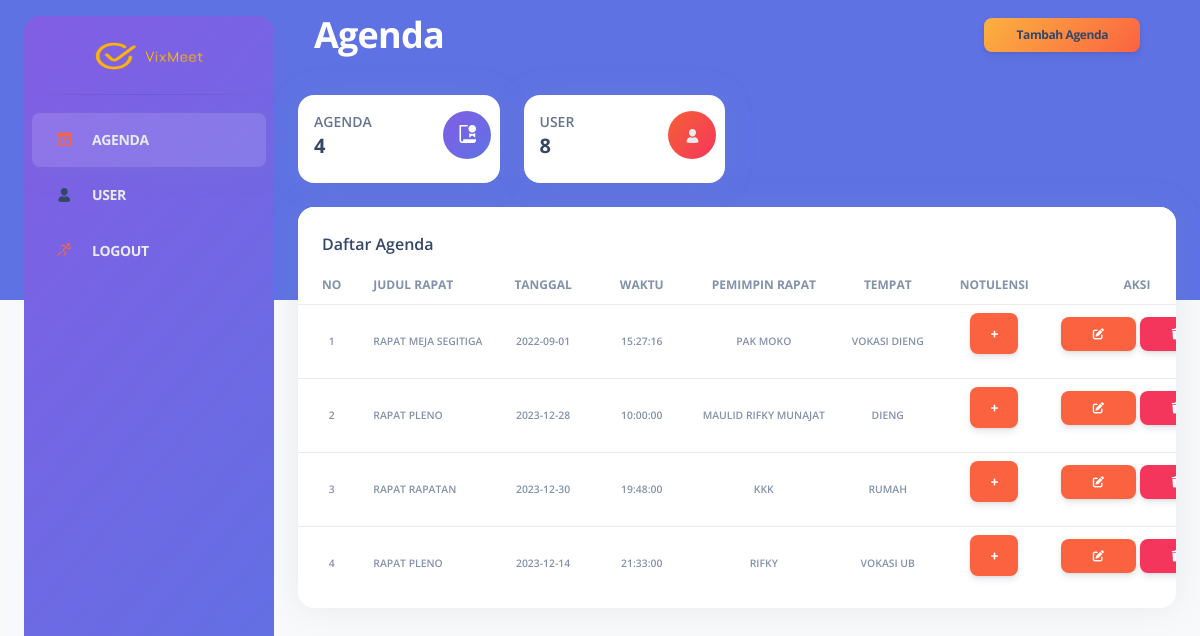
Page /pages/dashboard.php on the committed database.
### tables this page shows
CREATE TABLE `agenda` (
  `id_rapat` int(11) NOT NULL,
  `judul_rapat` varchar(255) NOT NULL,
  `tanggal` date NOT NULL,
  `waktu` time NOT NULL,
  `pimpinan_rapat` varchar(255) NOT NULL,
  `tempat` varchar(255) NOT NULL,
  `hasil_rapat` text NOT NULL,
  `undangan_data` mediumblob DEFAULT NULL,
  `dokumentasi_data` mediumblob DEFAULT NULL,
  `presensi_data` mediumblob DEFAULT NULL
);

### pages/dashboard.php (the view, shortened to what this page needs)
<?php
include('../backend/koneksi.php');
$sql = "SELECT COUNT(*) AS user_count FROM user";
$result = $koneksi->query($sql);
if ($result->num_rows > 0) {
    $row = $result->fetch_assoc();
    $userCount = $row['user_count'];
} else {
    $userCount = 0;
}
$agendaCountSql = "SELECT COUNT(*) AS agenda_count FROM agenda";
$agendaCountResult = $koneksi->query($agendaCountSql);
$agendaCount = 0;
if ($agendaCountResult->num_rows > 0) {
    $agendaCountRow = $agendaCountResult->fetch_assoc();
    $agendaCount = $agendaCountRow['agenda_count'];
} else {
  $agendaCount = 0;
}
?>
<!DOCTYPE html>
<html lang="en">
<head>
  <link href="../assets/css/nucleo-icons.css" rel="stylesheet" />
  <link href="../assets/css/nucleo-svg.css" rel="stylesheet" />
  <link href="../assets/css/nucleo-svg.css" rel="stylesheet" />
  <link id="pagestyle" href="../assets/css/argon-dashboard.css?v=2.0.4" rel="stylesheet" />
</head>
<body class="g-sidenav-show   bg-gray-100 ">
  <aside class="sidenav bg-gradient-primary navbar navbar-vertical navbar-expand-xs border-0 border-radius-xl my-3 fixed-start ms-4 " id="sidenav-main">
    <div class="sidenav-header">
      <a class="navbar-brand m-0" href="dashboard.php" target="_blank">
        <center><img src="../assets/img/Logo.png" class="navbar-brand-img h-100" alt="main_logo" width="110px" height="100px"></center>
      </a>
    </div>
    <hr class="horizontal dark mt-0">
    <div class="collapse navbar-collapse  w-auto " id="sidenav-collapse-main">
      <ul class="navbar-nav">
        <li class="nav-item">
          <a class="nav-link active" href="../pages/dashboard.php">
            <div class="icon icon-shape icon-sm border-radius-md text-center me-2 d-flex align-items-center justify-content-center">
              <i class="ni ni-calendar-grid-58 text-warning text-sm opacity-10"></i>
            </div>
            <span class="nav-link-text ms-1 text-light text-uppercase"><strong>agenda</strong></span>
          </a>
        </li>
        <li class="nav-item">
          <a class="nav-link " href="../pages/user.php">
            <div class="icon icon-shape icon-sm border-radius-md text-center me-2 d-flex align-items-center justify-content-center">
              <i class="ni ni-single-02 text-dark text-sm opacity-10"></i>
            </div>
            <span class="nav-link-text ms-1 text-light text-uppercase"><strong>User</strong></span>
          </a>
        </li>
        <li class="nav-item">
          <a class="nav-link " href="../pages/login.php">
            <div class="icon icon-shape icon-sm border-radius-md text-center me-2 d-flex align-items-center justify-content-center">
              <i class="ni ni-user-run text-warning text-sm opacity-10"></i>
            </div>
            <span class="nav-link-text ms-1 text-light text-uppercase"><strong>Logout</strong></span>
          </a>
        </li>
      </ul>
    </div>
  </aside>
  <main class="main-content position-relative border-radius-lg ">
    <nav class="navbar navbar-main navbar-expand-lg px-0 mx-4 shadow-none border-radius-xl " id="navbarBlur" data-scroll="false">
      <div class="container-fluid py-1 px-3">
        <nav aria-label="breadcrumb">
          <h2 class="font-weight-bolder text-white mb-0">Agenda</h2>
        </nav>
        <div class="d-flex">
          <ul class="navbar-nav d-lg-block d-none">
            <li class="nav-item">
              <a href="tambah_agenda.php" class="btn btn-sm mb-0 me-1 bg-gradient-warning text-dark">Tambah Agenda</a>
            </li>
          </ul>
        <div class="collapse navbar-collapse mt-sm-0 mt-2 me-md-0 me-sm-4" id="navbar">
        </div>
      </div>
    </div>
    </nav>
    <div class="container-fluid py-4">
      <div class="row">
        <div class="col-xl-3 col-sm-6 mb-xl-0 mb-4">
          <div class="card">
            <div class="card-body p-3">
              <div class="row">
                <div class="col-8">
                  <div class="numbers">
                    <p class="text-sm mb-0 text-uppercase font-weight-bold">Agenda</p>
                    <h5 class="font-weight-bolder">
                    <?php echo $agendaCount; ?>
                    </h5>
                  </div>
                </div>
                <div class="col-4 text-center">
                  <div class="icon icon-shape bg-gradient-primary shadow-primary text-center rounded-circle ">
                    <i class="ni ni-paper-diploma text-lg opacity-10" aria-hidden="true"></i>
                  </div>
                </div>
              </div>
            </div>
          </div>
        </div>
        <div class="col-xl-3 col-sm-6 mb-xl-0 mb-4">
    <div class="card">
        <div class="card-body p-3">
            <div class="row">
                <div class="col-8">
                    <div class="numbers">
                        <p class="text-sm mb-0 text-uppercase font-weight-bold">User</p>
                        <h5 class="font-weight-bolder">
                            <?php echo $userCount; ?>
                        </h5>
                    </div>
                </div>
                <div class="col-4 text-end">
                    <div class="icon icon-shape bg-gradient-danger shadow-danger text-center rounded-circle">
                        <i class="ni ni-single-02 text-light text-sm opacity-10" aria-hidden="true"></i>
                    </div>
                </div>
            </div>
        </div>
    </div>
</div>
<div class="container-fluid py-4">
  <div class="row">
    <div class="col-12">
      <div class="card mb-4">
        <div class="card-header pb-0">
          <h6> Daftar Agenda </h6>
        </div>
        <div class="card-body px-0 pt-0 pb-2">
          <div class="table-responsive p-0">
            <table class="table align-items-center mb-0">
              <thead>
                <tr>
                  <th class="text-uppercase text-secondary text-xs font-weight-bolder opacity-10">No</th>
                  <th class="text-uppercase text-secondary text-xs font-weight-bolder opacity-10 ps-2">Judul Rapat</th>
                  <th class="text-center text-uppercase text-secondary text-xs font-weight-bolder opacity-10">Tanggal</th>
                  <th class="text-center text-uppercase text-secondary text-xs font-weight-bolder opacity-10">Waktu</th>
                  <th class="text-center text-uppercase text-secondary text-xs font-weight-bolder opacity-10">Pemimpin Rapat</th>
                  <th class="text-center text-uppercase text-secondary text-xs font-weight-bolder opacity-10">Tempat</th>
                  <th class="text-center text-uppercase text-secondary text-xs font-weight-bolder opacity-10">Notulensi</th>
                  <th class="text-center text-uppercase text-secondary text-xs font-weight-bolder opacity-10">Aksi</th>
                </tr>
              </thead>
              <tbody>
                <?php
                $agendaSql = "SELECT * FROM agenda";
                $agendaResult = $koneksi->query($agendaSql);
                if ($agendaResult->num_rows > 0) {
                  $counter = 1;
                  while ($agendaRow = $agendaResult->fetch_assoc()) {
                    echo "<tr>";
                    echo "<td class='text-center text-secondary text-xxs font-weight-bold'>$counter</td>";
                    echo "<td class='text-uppercase text-secondary text-xxs ps-2 font-weight-bold'>{$agendaRow['judul_rapat']}</td>";
                    echo "<td class='text-center text-uppercase text-secondary text-xxs font-weight-bold'>{$agendaRow['tanggal']}</td>";
                    echo "<td class='text-center text-uppercase text-secondary text-xxs font-weight-bold'>{$agendaRow['waktu']}</td>";
                    echo "<td class='text-center text-uppercase text-secondary text-xxs font-weight-bold'>{$agendaRow['pimpinan_rapat']}</td>";
                    echo "<td class='text-center text-uppercase text-secondary text-xxs font-weight-bold'>{$agendaRow['tempat']}</td>";
                    echo "<td class='text-center text-uppercase text-secondary text-xxs font-weight-bold'>";
                    echo "<a href='tambah_notulensi.php?id={$agendaRow['id_rapat']}'><button class='btn btn-warning'>+</button></a>";
                    echo "</td>";
                    echo "<td class='text-center'>
                    <a href='../backend/edit_agenda.php?id=$agendaRow[id_rapat]' class='btn btn-warning btn-sm'>
                        <i class='fas fa-edit'></i>
                    </a>
                    <a href='../backend/hapus_agenda.php?id=$agendaRow[id_rapat]' class='btn btn-danger btn-sm' onclick='return confirm(\"Apakah Anda yakin ingin menghapus data ini?\")'>
                        <i class='fas fa-trash'></i>
                    </a>
                  </td>";
                    echo "</tr>";
                    $counter++;
                  }
                } else {
                  echo "<tr><td colspan='8' class='text-center'>No agenda data available</td></tr>";
                }
                ?>
              </tbody>
            </table>
            </div>
          </div>
        </div>
      </div>
    </div>
  </main>
</body>
</html>

### assets/css/nucleo-svg.css (style rules this page uses)
.icon { display: inline-block; color: #111111; height: 1em; width: 1em; }
.icon-sm { height: 0.8em; width: 0.8em; }
.icon { fill: currentColor; stroke: none; }

### rows in the picture
agenda: judul_rapat "RAPAT MEJA SEGITIGA", tanggal "2022-09-01", waktu "15:27:16", pimpinan_rapat "PAK MOKO", tempat "VOKASI DIENG"
agenda: judul_rapat "RAPAT PLENO", tanggal "2023-12-28", waktu "10:00:00", pimpinan_rapat "MAULID RIFKY MUNAJAT", tempat "DIENG"
agenda: judul_rapat "RAPAT RAPATAN", tanggal "2023-12-30", waktu "19:48:00", pimpinan_rapat "KKK", tempat "RUMAH"
agenda: judul_rapat "RAPAT PLENO", tanggal "2023-12-14", waktu "21:33:00", pimpinan_rapat "RIFKY", tempat "VOKASI UB"

### other values in the picture
$agendaCount "4"
$userCount "8"
